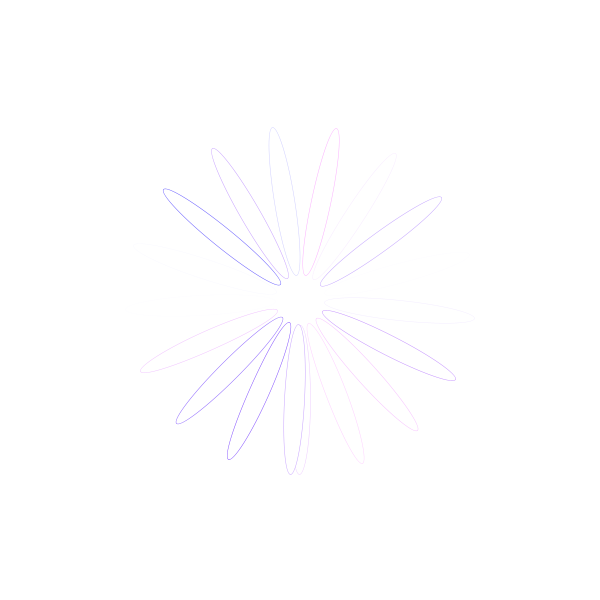
Frame 1 (no input)
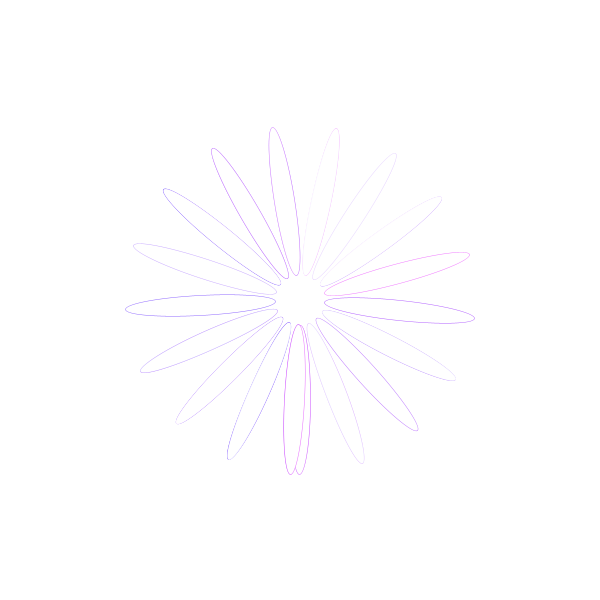
Frame 2 (the mouse pressed at the canvas centre, redrawn once)

The Processing sketch that drew these frames (run headless with seeded random() and noise(); the mouse was pressed at the canvas centre and the sketch redrawn once):

// Processing sketch: v03
// ── v03.pde
Ell[] els;
int centX, centY;
float radiusNoise;
float rad;
float lastx = -999;
float lasty = -999;
int i; // ellipse index
int maxElls = 1000;
color col;

void setup() {
  size(600, 600);
  centX = centY = 300;
  background(255);
  strokeWeight(0.5);
  smooth(3);
  noLoop();
  i = 0;
  els = new Ell[maxElls];  
}

void draw() {
  float tx, ty, tr;

  for (i = 0; i < 360; i += 20) {
    tx = 100*sin(radians(i));
    ty = 100*cos(radians(i));
    tr = (float) i;
    col = color(random(255),0,255, random(200));
    
    els[i] = new Ell(20, col, tx, ty, tr);
    
    els[i].display();
    i += 1;
  }
}

class Ell {
  color col;
  float t;
  float phi1, phi2;
  float w1, w2;
  float r;
  float x,y, txx, tyy;
  float rad;
  color coli;
  float trr;
  
  
  Ell(float radi, color c, float tx, float ty, float tr) {
    //col = color(255,0,0);
    r = radi;
    coli = c;
    txx = tx;
    tyy = ty;
    trr = tr;
  }
  
  void display() {

    strokeWeight(0.5);
    stroke(coli);
    shapeMode(CORNER);
    pushMatrix();
    translate(centX+txx, centY+tyy);
    rotate(radians(90-trr));
    ellipse(0,0,150,20);
    
    /*
    for (t = 0; t <= 2*PI; t += PI/100) {
      radiusNoise = random(2);
      rad = r + radiusNoise;
  
      x = centX + (rad*sin(w1*t + phi1));
      y = centY + (rad*sin(w2*t + phi2));
  
      if(lastx > -999) {
        line(x,y,lastx,lasty);

      }
  
      lastx = x;
      lasty = y;
   
    }*/
    popMatrix();

  }
  
}
